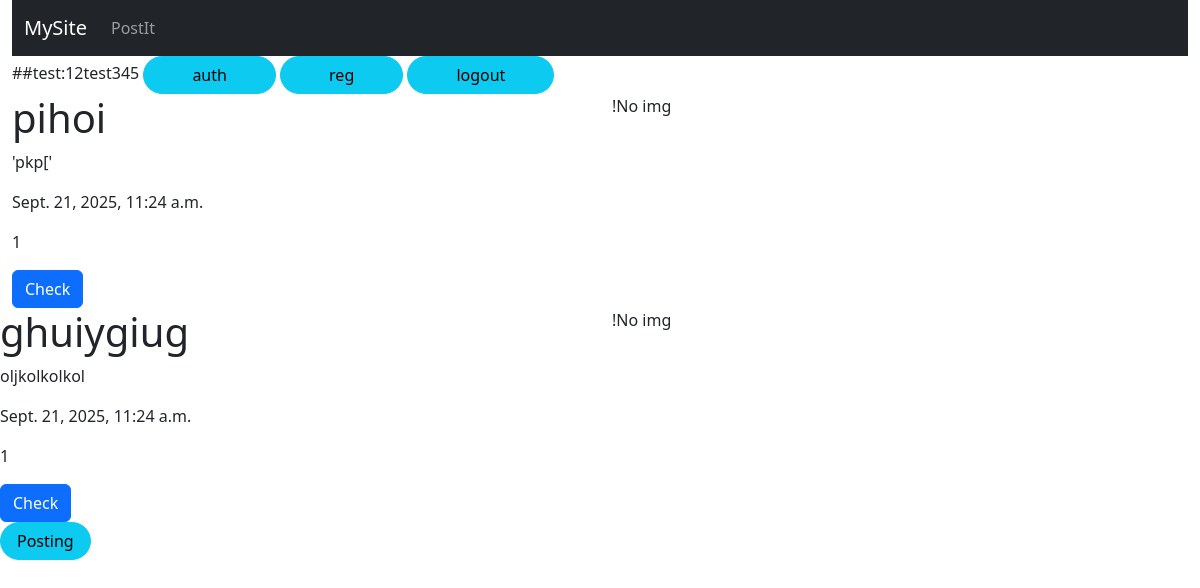
The app's page /, older data.
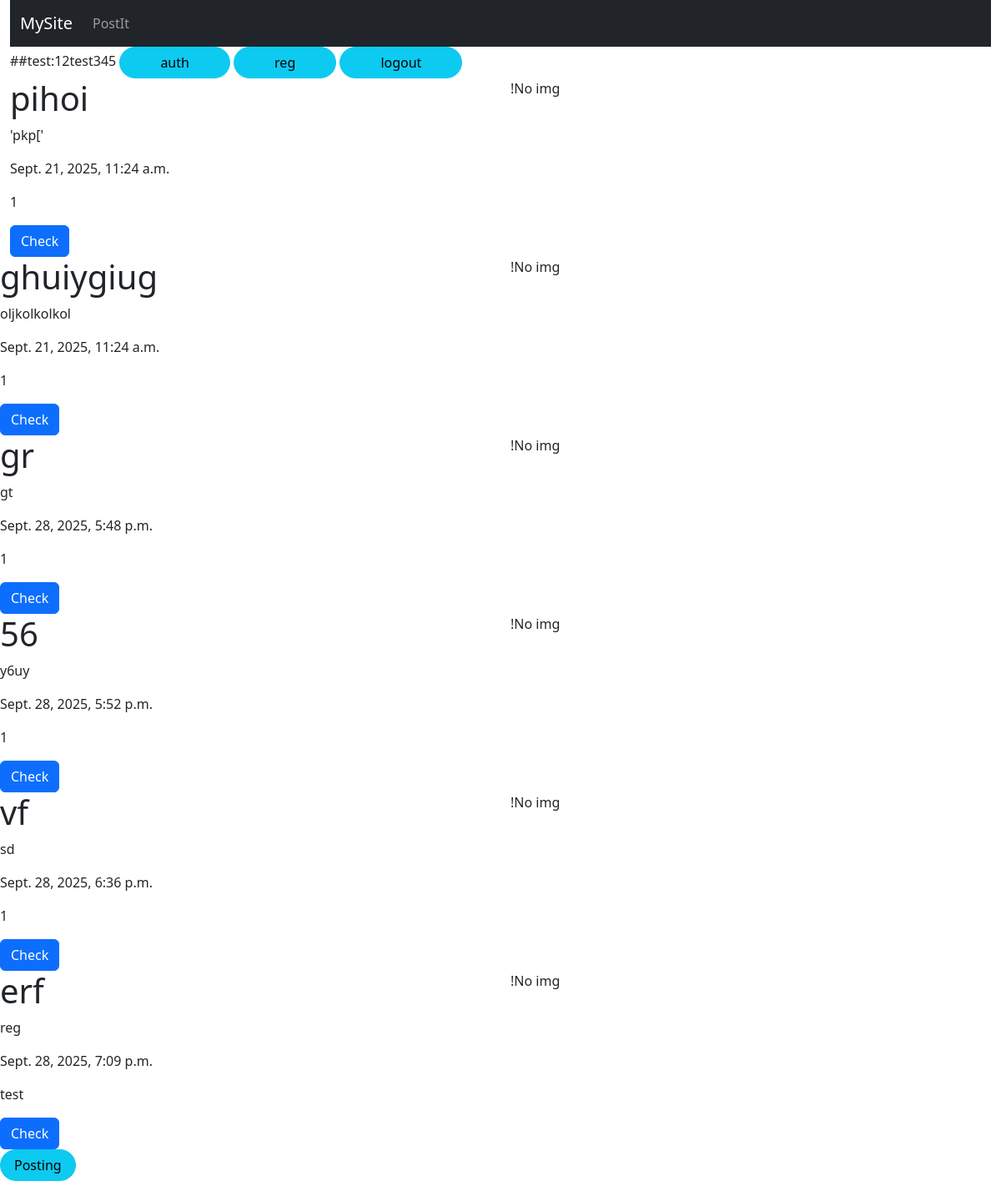
The same page, newer data.
### main/models.py (models this page shows, shortened)
class Articles(models.Model):
    title = models.CharField('Name', max_length=100)
    text = models.CharField('Text', max_length=100)
    date = models.DateTimeField('Date', auto_now_add=True)
    image = models.ImageField('Image', upload_to='articles_images/', null=True, blank=True)
    author = models.ForeignKey(User, on_delete=models.CASCADE)

### main/views.py (the view)
# urls.py: path('', main),
def main(request):
    elements = Articles.objects.all()
    context ={'elements':elements}
    return render(request,'main.html', context)

### templates/main.html (shortened to what this page needs)
{% extends 'inheritance.html'%}
{% block div %}
##test:12test345
<a href="\log" class="btn btn-info rounded-pill px-5">auth</a>
<a href="\reg" class="btn btn-info rounded-pill px-5">reg</a>
<a href="\logout" class="btn btn-info rounded-pill px-5">logout</a>
{% for el in elements %}
    <div class="row" >
    <div class="col-6">
    <h1>{{el.title}}</h1>
    <p>{{el.text}}</p>
    <p>{{el.date}}</p>
    <p>{{el.author}}</p>
    <a href="{% url 'post_detail' pk=el.pk %}" class=" btn btn-primary ">Check</a>
    </div>
    <div class="col-6">{% if el.image %}
    <img src="{{ el.image.url }}" alt="{{ el.title }}" class="list-group" style="width: 20%;">
    {% else %}
    <p>!No img</p>
    {% endif %}
    </div>
</div>
    </div>
    {% endfor %}
    <a href="\post" class="btn btn-info rounded-pill px-3">Posting</a>
{%endblock%}

### templates/inheritance.html (shortened to what this page needs)
<!DOCTYPE html>
<html lang="en">
<head>
    <link href="https://cdn.jsdelivr.net/npm/bootstrap@5.3.8/dist/css/bootstrap.min.css" rel="stylesheet"
>
</head>
<body>
    <header>
    <div class="container-fluid">
    <nav class="navbar navbar-expand-md navbar-dark bg-dark">
        <div class="container-fluid"> <a class="navbar-brand" href="/">MySite</a>
            <div class="collapse navbar-collapse" id="navbarCollapse">
                <ul class="navbar-nav me-auto mb-2 mb-md-0">
                    <li class="nav-item"> <a class="nav-link" href="/post">PostIt</a>
                     </li>               </ul>
            </div>
        </div>
    </nav>
</div>
</header>
<div class="container-fluid">
    {% block div %}{% endblock %}
</body>
</html>

Row changes from the older to the newer data that the page shows:
added Articles: title "gr", text "gt", date "Sept. 28, 2025, 5:48 p.m.", author "1", shows "!No img"
added Articles: title "56", text "y6uy", date "Sept. 28, 2025, 5:52 p.m.", author "1", shows "!No img"
added Articles: title "vf", text "sd", date "Sept. 28, 2025, 6:36 p.m.", author "1", shows "!No img"
added Articles: title "erf", text "reg", date "Sept. 28, 2025, 7:09 p.m.", author "test", shows "!No img"
